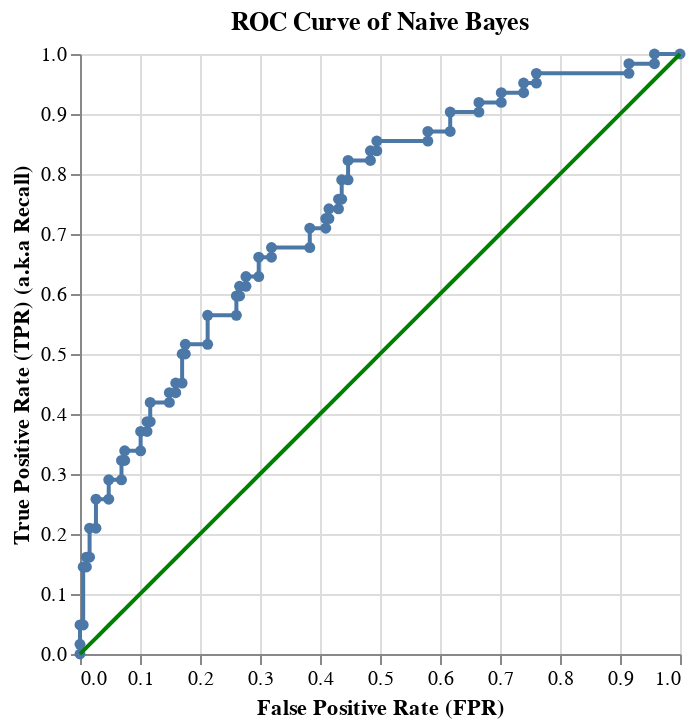

The notebook cell this image was saved under:
### Code cell
classification_report, cmplot, roc_curve, roc_score = scores('Naive Bayes', nb_rf2, x_test, y_test )
roc_curve

### Figure 1 — Vega-Lite specification as saved in the notebook (floating-point values rounded to 4 significant figures)
{"config": {"view": {"continuousWidth": 400, "continuousHeight": 300}}, "layer": [{"mark": {"type": "line", "point": true}, "encoding": {"x": {"field": "fpr", "sort": null, "title": "False Positive Rate (FPR)", "type": "quantitative"}, "y": {"field": "tpr", "title": "True Positive Rate (TPR) (a.k.a Recall)", "type": "quantitative"}}, "title": "ROC Curve of Naive Bayes", "width": 300}, {"mark": {"type": "line", "color": "green"}, "encoding": {"size": {"value": 2}, "x": {"field": "fpr", "type": "quantitative"}, "y": {"field": "fpr", "type": "quantitative"}}, "title": "ROC Curve of Naive Bayes", "width": 300}], "data": {"name": "data-c6d3c1fb977a94e069d4eaffdc9c7b92"}, "$schema": "https://vega.github.io/schema/vega-lite/v4.17.0.json", "datasets": {"data-c6d3c1fb977a94e069d4eaffdc9c7b92": [{"fpr": 0.0, "tpr": 0.0}, {"fpr": 0.0, "tpr": 0.01613}, {"fpr": 0.0, "tpr": 0.04839}, {"fpr": 0.005319, "tpr": 0.04839}, {"fpr": 0.005319, "tpr": 0.1452}, {"fpr": 0.01064, "tpr": 0.1452}, {"fpr": 0.01064, "tpr": 0.1613}, {"fpr": 0.01596, "tpr": 0.1613}, {"fpr": 0.01596, "tpr": 0.2097}, {"fpr": 0.0266, "tpr": 0.2097}, {"fpr": 0.0266, "tpr": 0.2581}, {"fpr": 0.04787, "tpr": 0.2581}, {"fpr": 0.04787, "tpr": 0.2903}, {"fpr": 0.06915, "tpr": 0.2903}, {"fpr": 0.06915, "tpr": 0.3226}, {"fpr": 0.07447, "tpr": 0.3226}, {"fpr": 0.07447, "tpr": 0.3387}, {"fpr": 0.1011, "tpr": 0.3387}, {"fpr": 0.1011, "tpr": 0.371}, {"fpr": 0.1117, "tpr": 0.371}, {"fpr": 0.1117, "tpr": 0.3871}, {"fpr": 0.117, "tpr": 0.3871}, {"fpr": 0.117, "tpr": 0.4194}, {"fpr": 0.1489, "tpr": 0.4194}, {"fpr": 0.1489, "tpr": 0.4355}, {"fpr": 0.1596, "tpr": 0.4355}, {"fpr": 0.1596, "tpr": 0.4516}, {"fpr": 0.1702, "tpr": 0.4516}, {"fpr": 0.1702, "tpr": 0.5}, {"fpr": 0.1755, "tpr": 0.5}, {"fpr": 0.1755, "tpr": 0.5161}, {"fpr": 0.2128, "tpr": 0.5161}, {"fpr": 0.2128, "tpr": 0.5645}, {"fpr": 0.2606, "tpr": 0.5645}, {"fpr": 0.2606, "tpr": 0.5968}, {"fpr": 0.266, "tpr": 0.5968}, {"fpr": 0.266, "tpr": 0.6129}, {"fpr": 0.2766, "tpr": 0.6129}, {"fpr": 0.2766, "tpr": 0.629}, {"fpr": 0.2979, "tpr": 0.629}, {"fpr": 0.2979, "tpr": 0.6613}, {"fpr": 0.3191, "tpr": 0.6613}, {"fpr": 0.3191, "tpr": 0.6774}, {"fpr": 0.383, "tpr": 0.6774}, {"fpr": 0.383, "tpr": 0.7097}, {"fpr": 0.4096, "tpr": 0.7097}, {"fpr": 0.4096, "tpr": 0.7258}, {"fpr": 0.4149, "tpr": 0.7258}, {"fpr": 0.4149, "tpr": 0.7419}, {"fpr": 0.4309, "tpr": 0.7419}, {"fpr": 0.4309, "tpr": 0.7581}, {"fpr": 0.4362, "tpr": 0.7581}, {"fpr": 0.4362, "tpr": 0.7903}, {"fpr": 0.4468, "tpr": 0.7903}, {"fpr": 0.4468, "tpr": 0.8226}, {"fpr": 0.484, "tpr": 0.8226}, {"fpr": 0.484, "tpr": 0.8387}, {"fpr": 0.4947, "tpr": 0.8387}, {"fpr": 0.4947, "tpr": 0.8548}, {"fpr": 0.5798, "tpr": 0.8548}, {"fpr": 0.5798, "tpr": 0.871}, {"fpr": 0.617, "tpr": 0.871}, {"fpr": 0.617, "tpr": 0.9032}, {"fpr": 0.6649, "tpr": 0.9032}, {"fpr": 0.6649, "tpr": 0.9194}, {"fpr": 0.7021, "tpr": 0.9194}, {"fpr": 0.7021, "tpr": 0.9355}, {"fpr": 0.7394, "tpr": 0.9355}, {"fpr": 0.7394, "tpr": 0.9516}, {"fpr": 0.7606, "tpr": 0.9516}, {"fpr": 0.7606, "tpr": 0.9677}, {"fpr": 0.9149, "tpr": 0.9677}, {"fpr": 0.9149, "tpr": 0.9839}, {"fpr": 0.9574, "tpr": 0.9839}, {"fpr": 0.9574, "tpr": 1.0}, {"fpr": 1.0, "tpr": 1.0}]}}
